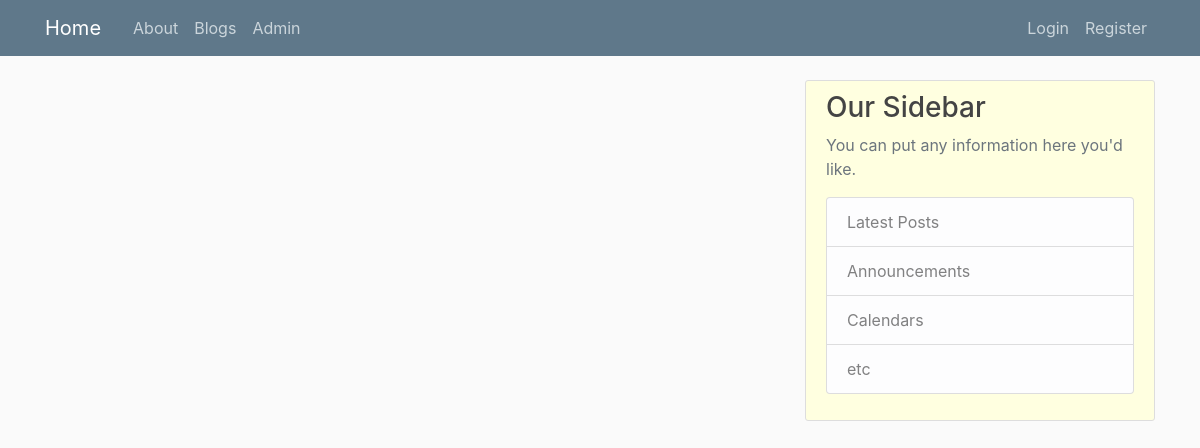
The page /blogs/ on the database as committed earlier.
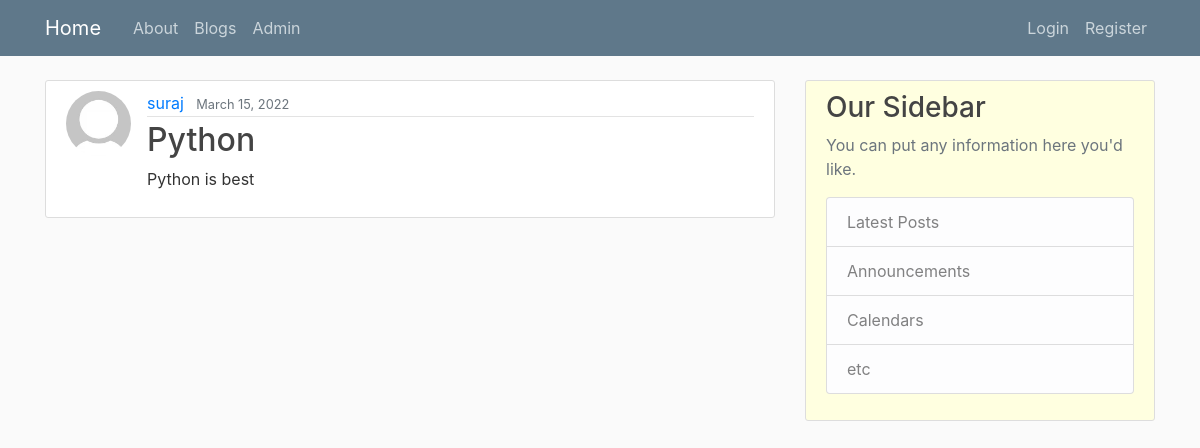
The same page on the database as committed later.
### blog/models.py (models this page shows, shortened)
class Post(models.Model):
    title = models.CharField(max_length=100)
    content = models.TextField()
    date_posted = models.DateTimeField(default=timezone.now)
    author = models.ForeignKey(User, on_delete=models.CASCADE)

### users/models.py (models this page shows, shortened)
class Profile(models.Model):
    user = models.OneToOneField(User, on_delete=models.CASCADE)
    image = models.ImageField(default='default.jpg', upload_to='profile_pics')

### blog/views.py (the view)
# urls.py: path('blogs/', PostListView.as_view(), name='blog-blogs'),
class PostListView(ListView):
    model = Post
    template_name = 'blog/blogs.html' #<apps>/<model>_<viewtype>.html
    context_object_name = 'posts'
    ordering = '-date_posted'
    paginate_by = 3

### blog/templates/blog/blogs.html (shortened to what this page needs)
{% extends "blog/base.html" %}
{% block content %}
    {% for post in posts %}
        <article class="media content-section">
          <img class="rounded-circle article-img" src="{{ post.author.profile.image.url }}" >
          <div class="media-body">
            <div class="article-metadata">
              <a class="mr-2" href="{% url 'user-blogs' post.author.username %}">{{ post.author }}</a>
              <small class="text-muted">{{ post.date_posted|date:"F d, Y" }}</small>
            </div>
            <h2><a class="article-title" href="{% url 'blog-detail' post.id %}">{{ post.title }}</a></h2>
            <p class="article-content">{{ post.content }}</p>
          </div>
        </article>
    {% endfor %}
{% endblock %}

### blog/templates/blog/base.html (shortened to what this page needs)
{% load static  %}
<!doctype html>
<html>
<head>
    <link rel="stylesheet" href="https://stackpath.bootstrapcdn.com/bootstrap/4.3.1/css/bootstrap.min.css">
    <link rel="stylesheet" href="{% static 'blog/main.css' %}">
</head>
<body>
    <header class="site-header">
      <nav class="navbar navbar-expand-md navbar-dark bg-steel fixed-top">
        <div class="container">
          <a class="navbar-brand mr-4" href="{% url 'blog-home' %}">Home</a>
          <div class="collapse navbar-collapse" id="navbarToggle">
            <div class="navbar-nav mr-auto">
              <a class="nav-item nav-link" href="{% url 'blog-about' %}">About</a>
              <a class="nav-item nav-link" href="{% url 'blog-blogs' %}">Blogs</a>
              <a class="nav-item nav-link" href="{% url 'admin:index' %}">Admin</a>
            </div>
            <div class="navbar-nav">
              {% if user.is_authenticated %}
                <a class="nav-item nav-link" href="{% url 'loged-user' %}">Profile</a>
                <a class="nav-item nav-link" href="{% url 'blog-create' %}">AddBlog</a>
                <a class="nav-item nav-link" href="{% url 'logout-user' %}">Logout</a>
              {% else  %}
                <a class="nav-item nav-link" href="{% url 'login-user' %}">Login</a>
                <a class="nav-item nav-link" href="{% url 'new-user' %}">Register</a>
              {% endif  %}
            </div>
          </div>
        </div>
      </nav>
    </header>
    <main role="main" class="container">
      <div class="row">
        <div class="col-md-8">
          {% block content %}{% endblock %}
        </div>
        <div class="col-md-4">
          <div class="content-section" style="background-color:lightyellow">
            <h3>Our Sidebar</h3>
            <p class='text-muted'>You can put any information here you'd like.
              <ul class="list-group">
                <li class="list-group-item list-group-item-light">Latest Posts</li>
                <li class="list-group-item list-group-item-light">Announcements</li>
                <li class="list-group-item list-group-item-light">Calendars</li>
                <li class="list-group-item list-group-item-light">etc</li>
              </ul>
            </p>
          </div>
        </div>
      </div>
    </main>
</body>
</html>

### blog/static/blog/main.css (style rules this page uses)
body { background: #fafafa; color: #333333; margin-top: 5rem; }
h1, h2, h3, h4, h5, h6 { color: #444444; }
ul { margin: 0; }
.bg-steel { background-color: #5f788a; }
.site-header .navbar-nav .nav-link { color: #cbd5db; }
.content-section { background: #ffffff; padding: 10px 20px; border: 1px solid #dddddd; border-radius: 3px; margin-bottom: 20px; }
.article-title { color: #444444; }
.article-content { white-space: pre-line; }
.article-img { height: 65px; width: 65px; margin-right: 16px; }
.article-metadata { padding-bottom: 1px; margin-bottom: 4px; border-bottom: 1px solid #e3e3e3 }

Rows that differ between the two databases and show on the page:
added Post: author.profile.image (placeholder picture), author "suraj", date_posted "March 15, 2022", title "Python", content "Python is best"
